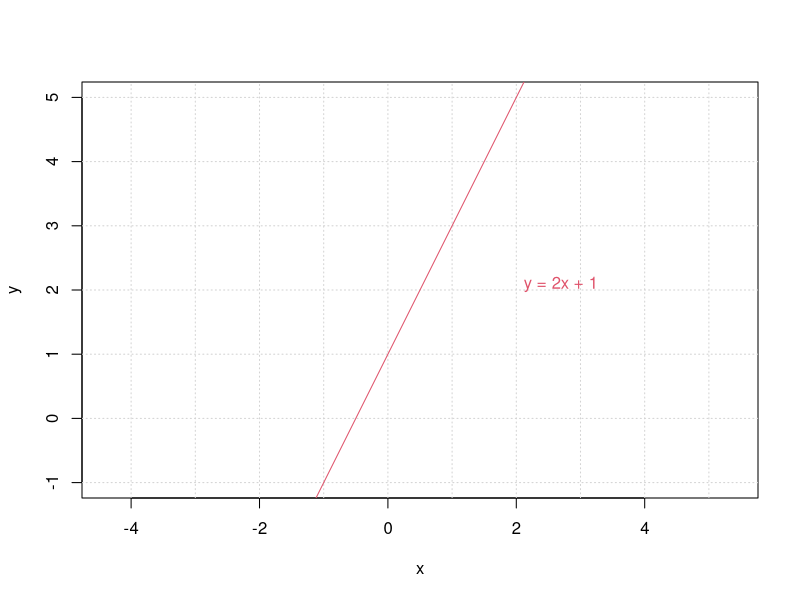
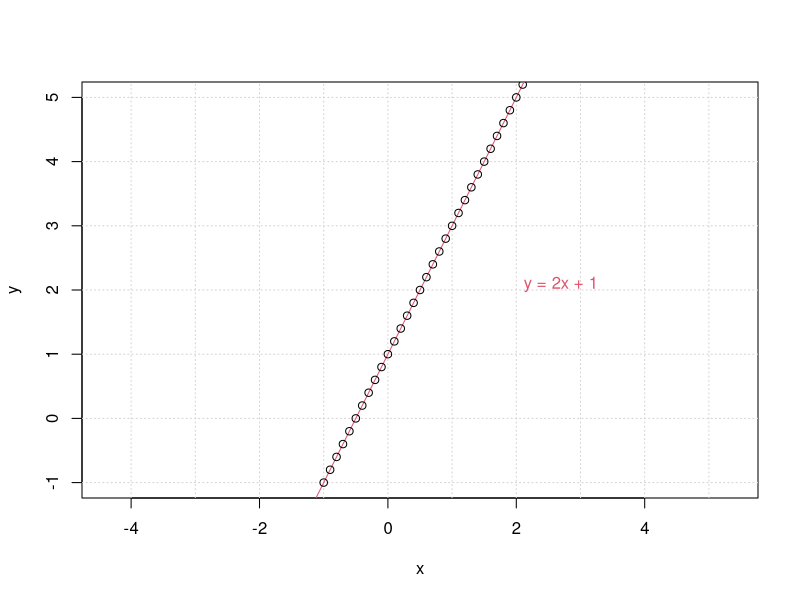
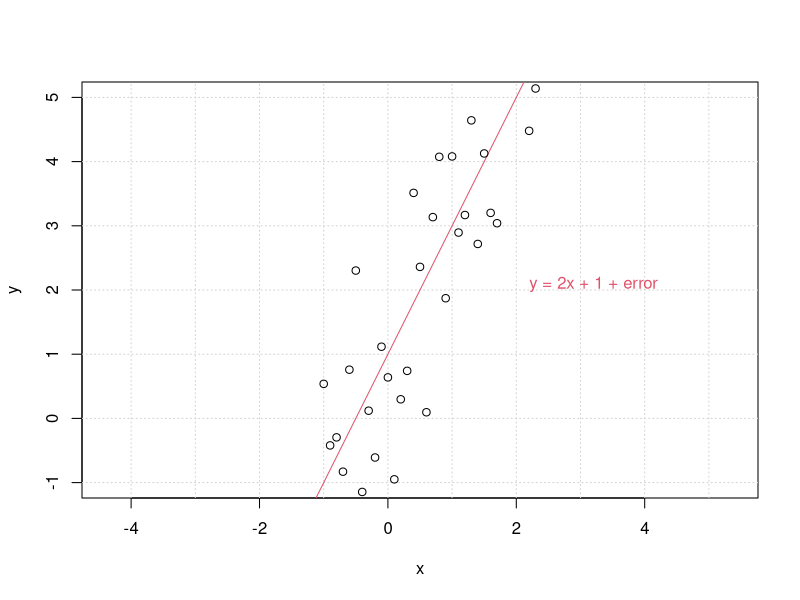
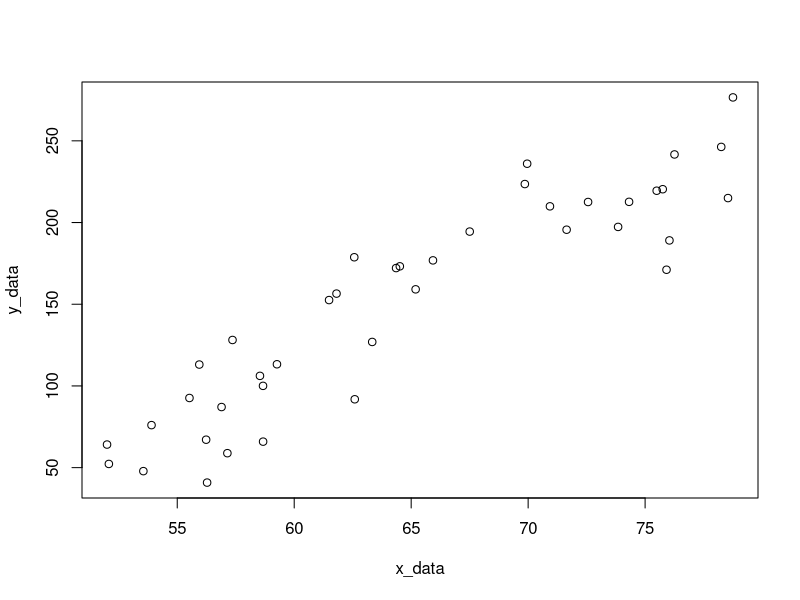
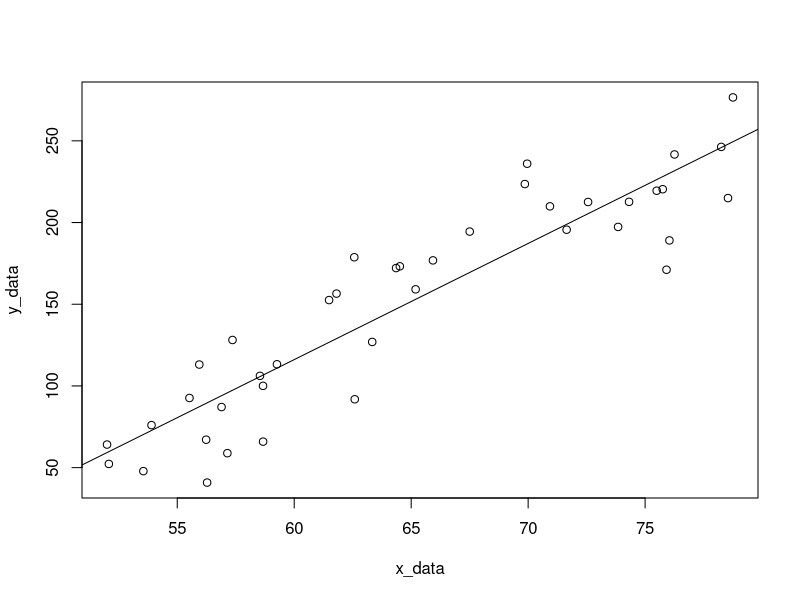
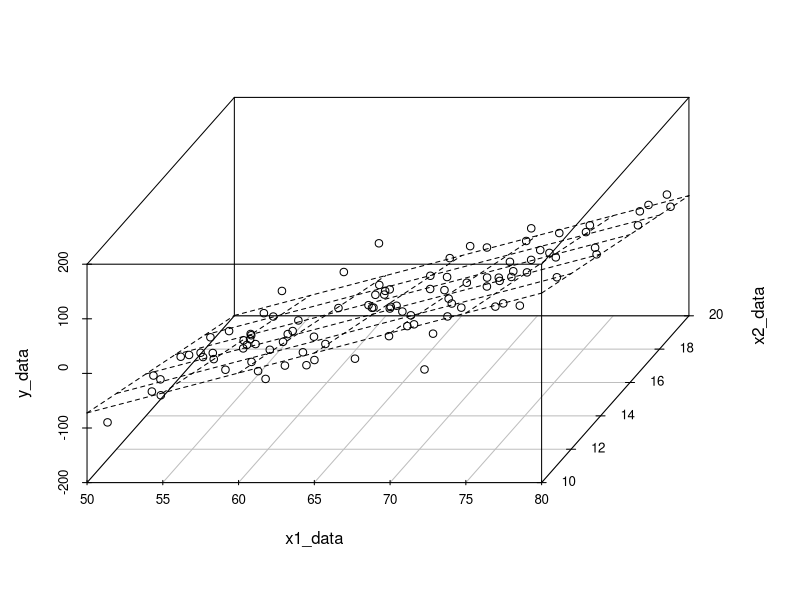
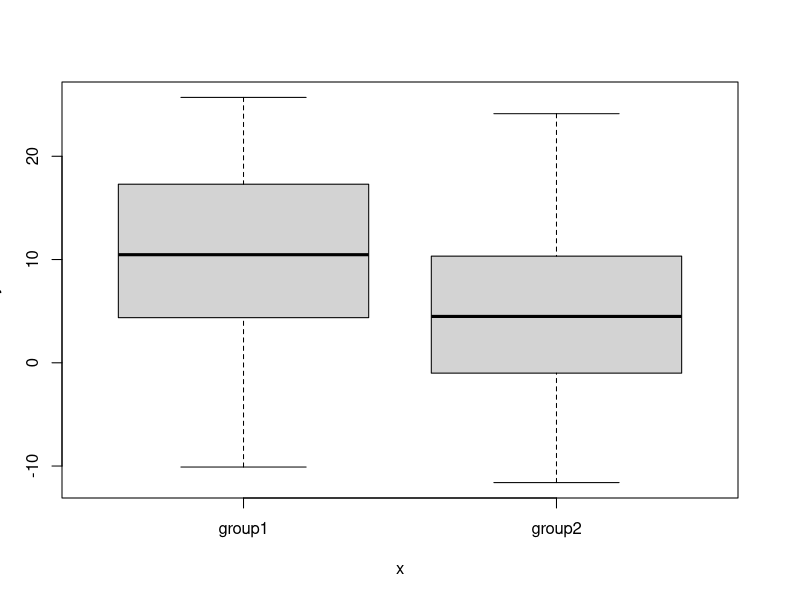
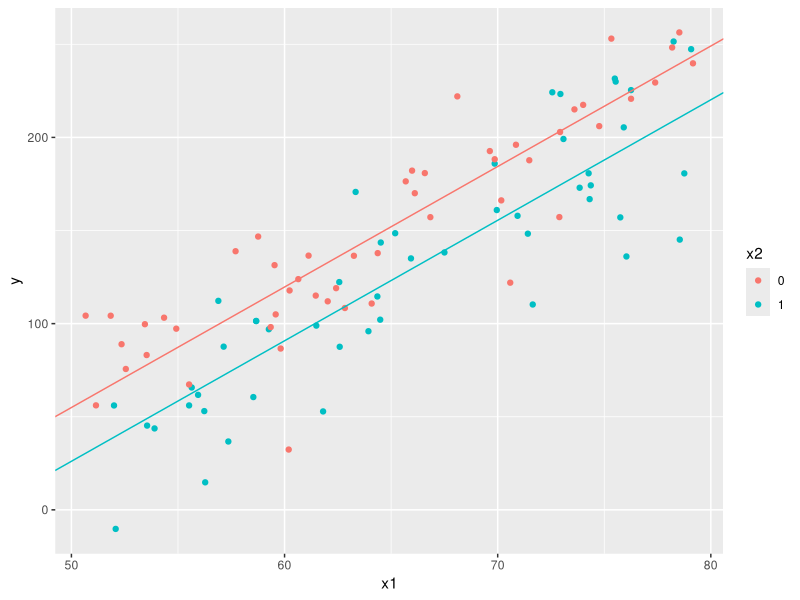

These charts were generated, in order, by the following R code:
## ---- chunk 1
knitr::opts_chunk$set(echo = TRUE)
## ---- chunk 2
## Setup up coordinate system (with x == y aspect ratio):
plot(c(-2,3), c(-1,5), type = "n", xlab = "x", ylab = "y", asp = 1)
## the x- and y-axis, and an integer grid
abline(h = -5:5, v = -5:6, col = "lightgray", lty = 3)
abline(a = 1, b = 2, col = 2)
text(2,2, "y = 2x + 1", col = 2, adj = c(-.1, -.1))
## ---- chunk 3
## Setup up coordinate system (with x == y aspect ratio):
x <- seq(-1,3,0.1)
y <- 2*x + 1

plot(c(-2,3), c(-1,5), type = "n", xlab = "x", ylab = "y", asp = 1)
## the x- and y-axis, and an integer grid
abline(h = -5:5, v = -5:6, col = "lightgray", lty = 3)
abline(a = 1, b = 2, col = 2)
points(x,y)
text(2,2, "y = 2x + 1", col = 2, adj = c(-.1, -.1))
## ---- chunk 4
## Setup up coordinate system (with x == y aspect ratio):
x <- seq(-1,3,0.1)
e <- rnorm(length(x), mean=0, sd=1)
y <- 2*x + 1 + e

plot(c(-2,3), c(-1,5), type = "n", xlab = "x", ylab = "y", asp = 1)
## the x- and y-axis, and an integer grid
abline(h = -5:5, v = -5:6, col = "lightgray", lty = 3)
abline(a = 1, b = 2, col = 2)
points(x,y)
text(2,2,"y = 2x + 1 + error", col = 2, adj = c(-.1, -.1))
## ---- chunk 5
set.seed(20191203) # set a seed for reproducibility

# lets set up some true data
b0 <- -300 # true beta_0
b1 <- 7 # true beta_1
N <- 40 # sample size

# generate some x values, let's pretend it's height in inches
# a sample of size N bounded between 50 and 80
x_data <- runif(N,50,80)

# generate some random normal errors
errs <- rnorm(N, mean = 0, sd = 30)

y_data <- b0 + x_data*b1 + errs
## ---- chunk 6
plot(x_data, y_data)
## ---- chunk 7
my_model <- lm(y_data ~ x_data)
## ---- chunk 8
summary(my_model)
## ---- chunk 9
plot(x_data, y_data)
abline(my_model)
## ---- chunk 10
set.seed(20191203) # set a seed for reproducibility

# lets set up some true data
b0 <- -300 # true beta_0
b1 <- 7 # true beta_1
b2 <- -12 # true beta_2
N <- 40 # sample size

# generate some x values again
x1_data <- runif(N,50,80)
x2_data <- runif(N,10,20)

# generate some random normal errors
errs <- rnorm(N, mean = 0, sd = 30)

y_data <- b0 + x1_data*b1 + x2_data*b2 + errs
## ---- chunk 11
# put the data into a dataframe

my_data <- data.frame(y_data, x1_data, x2_data) # put the data into a frame
colnames(my_data) <- c("y","x1","x2") # give names to our variables

my_model_2 <- lm(y ~ x1 + x2, data = my_data) # set up the model
summary(my_model_2) # output the analysis
## ---- chunk 12
set.seed(20191203) # set a seed for reproducibility

# lets set up some true data
b0 <- -300 # true beta_0
b1 <- 7 # true beta_1
b2 <- -12 # true beta_2
N <- 10000 # sample size

# generate some x values again
x1_data <- runif(N,50,80)
x2_data <- runif(N,10,20)

# generate some random normal errors
errs <- rnorm(N, mean = 0, sd = 30)

y_data <- b0 + x1_data*b1 + x2_data*b2 + errs

my_model_3 <- lm(y_data ~ x1_data + x2_data)
summary(my_model_3)
## ---- chunk 13
set.seed(20191203) # set a seed for reproducibility

# lets set up some true data
b0 <- -300 # true beta_0
b1 <- 7 # true beta_1
b2 <- -12 # true beta_2
N <- 100 # sample size

# generate some x values again
x1_data <- runif(N,50,80)
x2_data <- runif(N,10,20)

# generate some random normal errors
errs <- rnorm(N, mean = 0, sd = 30)

y_data <- b0 + x1_data*b1 + x2_data*b2 + errs

my_model_3 <- lm(y_data ~ x1_data + x2_data)

library(scatterplot3d) # load the library for visualization - you may need to install this
plot3d <- scatterplot3d(cbind.data.frame(x1_data,x2_data,y_data), angle=55)
plot3d$plane3d(my_model_3)
## ---- chunk 14
set.seed(20191203) # set a seed for reproducibility

ng <- 2 # number of groups
N <- 40 # sample size

# values of the true betas
b0 <- 10
b1 <- -5

group <- rep( c("group1", "group2"), each = N) # create the two sets of groups
errs <- rnorm(ng*N, 0, sd=10) # create the standard errors

y_data <- b0 + b1*(group=="group2") + errs # those in group 2 are multiplied by b1
my_model_cat <- lm(y_data ~ as.factor(group)) # define the linear model
summary(my_model_cat)
## ---- chunk 15
plot(factor(group), y_data)
## ---- chunk 16
group1_data <- y_data[1:40]
group2_data <- y_data[41:80]

t.test(group1_data, group2_data) # full t-test

print("Estimated difference between groups:")
print((t.test(y_data[41:80], y_data[1:40])$estimate[1] - 
  t.test(y_data[41:80], y_data[1:40])$estimate[2])) # estimated difference
## ---- chunk 17
set.seed(20191203) # set a seed for reproducibility

# lets set up some true data
b0 <- -300 # true beta_0
b1 <- 7 # true beta_1
b2 <- -30 # true beta_2
N <- 100 # sample size

# generate some x values again
x1_data <- runif(N,50,80) # generate continuous data
x2_data <- c(rep(1,N/2), rep(0,N/2)) # generate binary data

# generate some random normal errors
errs <- rnorm(N, mean = 0, sd = 30)

y_data <- b0 + x1_data*b1 + x2_data*b2 + errs

my_model_cont_cat <- lm(y_data ~ x1_data + x2_data)
summary(my_model_cont_cat)
## ---- chunk 18
library(ggplot2)# we'll use ggplot for plotting here

set.seed(20191203) # set a seed for reproducibility

# lets set up some true data
b0 <- -300 # true beta_0
b1 <- 7 # true beta_1
b2 <- -30 # true beta_2
N <- 100 # sample size

# generate some x values again
x1_data <- runif(N,50,80) # generate continuous data
x2_data <- c(rep(1,N/2), rep(0,N/2)) # generate binary data

# generate some random normal errors
errs <- rnorm(N, mean = 0, sd = 30)

y_data <- b0 + x1_data*b1 + x2_data*b2 + errs

# put together a data frame
my_data <- data.frame(y_data, x1_data, factor(x2_data))
colnames(my_data) <- c("y", "x1", "x2")

# generate a linear model
my_model_cont_cat <- lm(y ~ x1 + x2, data = my_data)

p <- ggplot(data = my_data, aes(y = y, x = x1, colour = x2)) +
  geom_point() +
  geom_abline(intercept = coef(my_model_cont_cat)[1], slope = coef(my_model_cont_cat)[2], colour="#F8766D") +
  geom_abline(intercept = coef(my_model_cont_cat)[1] + coef(my_model_cont_cat)[3],
              slope = coef(my_model_cont_cat)[2], colour = "#00BFC4")

p
## ---- chunk 19
set.seed(20191203) # set a seed for reproducibility

# lets set up some true data
b0 <- -300 # true beta_0
b1 <- 7 # true beta_1
N <- 40 # sample size

# generate some x values, let's pretend it's height in inches
# a sample of size N bounded between 50 and 80
x_data <- runif(N,50,80)

# generate some random normal errors
errs <- rnorm(N, mean = 0, sd = 30)

y_data <- b0 + x_data*b1 + errs

my_model <- lm(y_data ~ x_data)

# Create new points at x=70 and x=72
# predict where the data will fall and plot it
new_points <- data.frame(x_data=c(72,70))
new_prediction <- predict(my_model, new_points)

plot(x_data, y_data)
abline(my_model)
points(x = new_points$x_data, y = new_prediction, col = "red", pch="X")
## ---- chunk 20
set.seed(20191203) # set a seed for reproducibility

# lets set up some true data
b0 <- -300 # true beta_0
b1 <- 7 # true beta_1
N <- 40 # sample size

# generate some x values, let's pretend it's height in inches
# a sample of size N bounded between 50 and 80
x_data <- runif(N,50,80)

# generate some random normal errors
errs <- rnorm(N, mean = 0, sd = 30)

y_data <- b0 + x_data*b1 + errs

my_model <- lm(y_data ~ x_data)
plot(my_model)
## ---- chunk 21
set.seed(20191203) # set a seed for reproducibility

# lets set up some true data
b0 <- -300 # true beta_0
b1 <- 7 # true beta_1
N <- 1000 # sample size

# generate some x values, let's pretend it's height in inches
# a sample of size N bounded between 50 and 80
x_data <- runif(N,50,80)

# generate some random normal errors
errs <- rnorm(N, mean = 0, sd = 30)

y_data <- b0 + x_data*b1 + errs

my_model <- lm(y_data ~ x_data)
plot(my_model)
## ---- chunk 22
set.seed(20191203) # set a seed for reproducibility

# lets set up some true data
b0 <- -300 # true beta_0
b1 <- 7 # true beta_1
N <- 40 # sample size

x_data <- runif(N,50,60)

# generate some random normal errors
errs <- rnorm(N, mean = 0, sd = 30)

y_data <- b0 + exp(x_data)*b1 + errs

my_model_bad <- lm(y_data ~ x_data)
summary(my_model_bad)
## ---- chunk 23
plot(my_model_bad)
## ---- chunk 24
plot(x_data, y_data)
abline(my_model_bad)
## ---- chunk 25
# taken from the R documentation on CRAN.

## So regression on each dataset
ff <- y ~ x
mods <- setNames(as.list(1:4), paste0("lm", 1:4))
for(i in 1:4) {
  ff[2:3] <- lapply(paste0(c("y","x"), i), as.name)
  ## or   ff[[2]] <- as.name(paste0("y", i))
  ##      ff[[3]] <- as.name(paste0("x", i))
  mods[[i]] <- lmi <- lm(ff, data = anscombe)
  #print(anova(lmi))
  print(summary(mods[[i]]))
}
## ---- chunk 26
## Now, do what you should have done in the first place: PLOTS
op <- par(mfrow = c(2, 2), mar = 0.1+c(4,4,1,1), oma =  c(0, 0, 2, 0))
for(i in 1:4) {
  ff[2:3] <- lapply(paste0(c("y","x"), i), as.name)
  plot(ff, data = anscombe, col = "red", pch = 21, bg = "orange", cex = 1.2,
       xlim = c(3, 19), ylim = c(3, 13))
  abline(mods[[i]], col = "blue")
}
mtext("Anscombe\'s 4 Regression data sets", outer = TRUE, cex = 1.5)
par(op)
## ---- chunk 27
# generate 20 random values between 0 and 1 and run a regression between them. Do this 100 times and see how many times b1 is "significant"
N <- 20
trials <- 100
num_sig <- 0

for (t in 1:trials){
  x_random <- runif(N)
  y_random <- runif(N)
  
  random_model <- lm(y_random~x_random)
  
  if (summary(random_model)$coefficients[2,4] < 0.05){
    num_sig <- num_sig + 1
    plot(x_random, y_random)
    abline(random_model)
  }
}

print(paste("We have",num_sig,"significant results!"))
## ---- chunk 28
# Example code modified from https://www.data-to-viz.com/caveat/simpson.html
library(ggplot2)
library(tidyverse)

# create our data
a <- data.frame( x = rnorm(100), y = rnorm(100)) %>% mutate(y = y-x/2)
b <- a %>% mutate(x=x+2) %>% mutate(y=y+2)
c <- a %>% mutate(x=x+4) %>% mutate(y=y+4)
simpsons_data <- do.call(rbind, list(a,b,c))
simpsons_data <- simpsons_data %>% mutate(group=rep(c("A", "B", "C"), each=100))

rm(a,b,c) # cleanup

# the function geom_smooth carries out the linear fit automatically, and then plots it
ggplot(simpsons_data, aes(x=x, y=y)) +
  geom_point( size=2) +
  geom_smooth(method = "lm") +
  ggtitle("Linear fit without confounders")

ggplot(simpsons_data, aes(x=x, y=y, colour=group)) +
  geom_point(size=2) +
  geom_smooth(method = "lm") +
  ggtitle("Linear fit with confounders")
